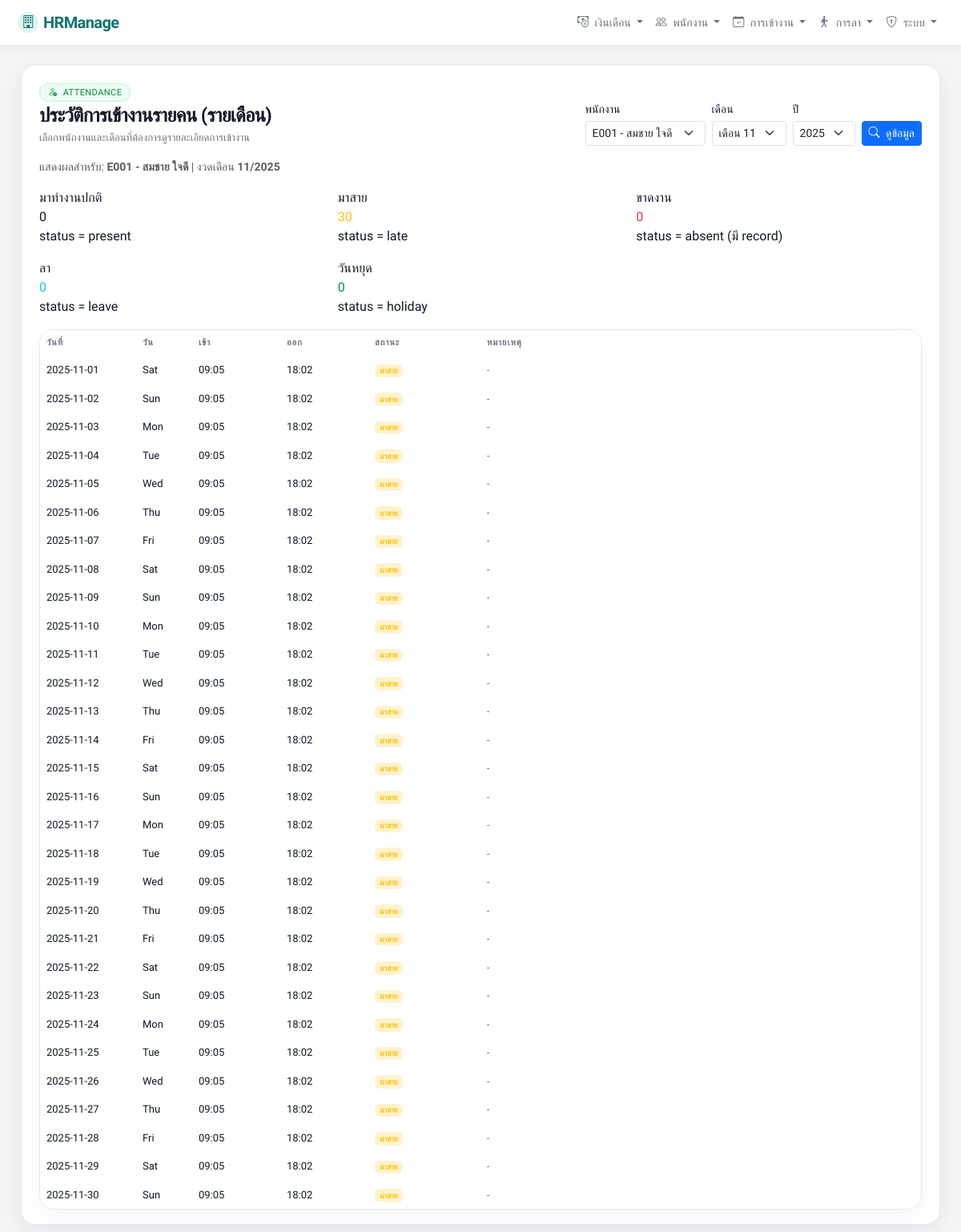
Screenshot of /hr/attendance/employee-month/ (signed in) with the database file from the repository.
### app_hr/models.py (models this page shows, shortened)
class Employee(models.Model):
    STATUS_CHOICES = (
        ('active', 'ทำงานอยู่'),
        ('inactive', 'ออกแล้ว'),
    )
    user = models.OneToOneField(
        User,
        on_delete=models.SET_NULL,
        null=True,
        blank=True,
        related_name='employee_profile',
        verbose_name="เชื่อมกับ User (สำหรับให้ล็อกอินดูสลิป)"
    )
    address = models.TextField(
        blank=True,
        null=True,
        verbose_name="ที่อยู่ติดต่อ"
    )
    phone_number = models.CharField(
        max_length=20,
        blank=True,
        null=True,
        verbose_name="เบอร์โทรศัพท์"
    )
    code = models.CharField(max_length=50, unique=True, verbose_name="รหัสพนักงาน")
    first_name = models.CharField(max_length=100, verbose_name="ชื่อ")
    last_name = models.CharField(max_length=100, verbose_name="นามสกุล")
    position = models.CharField(max_length=100, blank=True, null=True, verbose_name="ตำแหน่ง")
    department = models.CharField(max_length=100, blank=True, null=True, verbose_name="แผนก")
    hire_date = models.DateField(blank=True, null=True, verbose_name="วันที่เริ่มงาน")
    status = models.CharField(max_length=20, choices=STATUS_CHOICES, default='active')
    base_salary = models.DecimalField(
        max_digits=10,
        decimal_places=2,
        default=0,
        verbose_name="ฐานเงินเดือน / เดือน"
    )
    bank_name = models.CharField(max_length=100, blank=True, null=True, verbose_name="ธนาคาร")
    bank_account_no = models.CharField(max_length=50, blank=True, null=True, verbose_name="เลขบัญชี")
    citizen_id = models.CharField(max_length=20, blank=True, null=True, verbose_name="เลขบัตรประชาชน")

class AttendanceRecord(models.Model):
    STATUS_CHOICES = (
        ('present', 'มาทำงาน'),
        ('late', 'มาสาย'),
        ('absent', 'ขาด'),
        ('leave', 'ลา'),
        ('holiday', 'วันหยุด'),
    )
    SOURCE_CHOICES = (
        ('csv', 'นำเข้าจาก CSV'),
        ('manual', 'กรอกด้วยมือ'),
    )
    employee = models.ForeignKey(Employee, on_delete=models.CASCADE, related_name='attendances')
    work_date = models.DateField()
    check_in = models.TimeField(blank=True, null=True)
    check_out = models.TimeField(blank=True, null=True)
    status = models.CharField(max_length=20, choices=STATUS_CHOICES, default='present')
    source = models.CharField(max_length=20, choices=SOURCE_CHOICES, default='manual')
    remark = models.CharField(max_length=255, blank=True, null=True)
    created_at = models.DateTimeField(auto_now_add=True)
    class Meta:
        unique_together = ('employee', 'work_date')
        ordering = ['-work_date', 'employee__code']

### app_hr/views.py (the view)
# urls.py: path('attendance/employee-month/', views.attendance_employee_month_view, name='attendance_employee_month'),
@hr_required
def attendance_employee_month_view(request):
    employees = Employee.objects.order_by('code')
    if not employees.exists():
        messages.warning(request, "ยังไม่มีข้อมูลพนักงานในระบบ")
        return render(request, "app_hr/attendance_employee_month.html", {
            "employees": [],
        })
    today = timezone.localdate()
    try:
        month = int(request.GET.get("month", today.month))
        year = int(request.GET.get("year", today.year))
    except ValueError:
        month = today.month
        year = today.year
    emp_code = request.GET.get("emp")
    if emp_code:
        employee = get_object_or_404(Employee, code=emp_code)
    else:
        employee = employees.first()
    first_day = date(year, month, 1)
    last_day = date(year, month, calendar.monthrange(year, month)[1])
    qs = AttendanceRecord.objects.filter(
        employee=employee,
        work_date__range=(first_day, last_day),
    ).order_by('work_date')
    records = list(qs)
    record_map = {r.work_date: r for r in records}
    days = []
    cur = first_day
    while cur <= last_day:
        days.append({
            "date": cur,
            "record": record_map.get(cur),
        })
        cur += timedelta(days=1)
    present_count = sum(1 for r in records if r.status == "present")
    late_count = sum(1 for r in records if r.status == "late")
    absent_count = sum(1 for r in records if r.status == "absent")
    leave_count = sum(1 for r in records if r.status == "leave")
    holiday_count = sum(1 for r in records if r.status == "holiday")
    context = {
        "employees": employees,
        "employee": employee,
        "month": month,
        "year": year,
        "months": list(range(1, 13)),
        "years": [today.year - 1, today.year, today.year + 1],
        "days": days,
        "present_count": present_count,
        "late_count": late_count,
        "absent_count": absent_count,
        "leave_count": leave_count,
        "holiday_count": holiday_count,
    }
    return render(request, "app_hr/attendance_employee_month.html", context)

### app_hr/views.py (called while the page is built)
def hr_required(view_func):
    decorated_view_func = login_required(
        user_passes_test(
            lambda u: u.is_staff or u.is_superuser,
        )(view_func)
    )
    return decorated_view_func

### app_hr/templates/app_hr/attendance_employee_month.html (shortened to what this page needs)
{% extends "app_hr/hr_base.html" %}
{% load humanize %}
{% block content %}
<div class="card-soft mb-3">
  <div class="card-soft-inner">
    <div class="d-flex flex-column flex-md-row justify-content-between gap-3 mb-3">
      <div>
        <span class="badge-pill pill-success mb-1">
          <i class="bi bi-person-check me-1"></i> Attendance
        </span>
        <div class="page-title mb-0">
          ประวัติการเข้างานรายคน (รายเดือน)
        </div>
        <div class="page-subtitle">
          เลือกพนักงานและเดือนที่ต้องการดูรายละเอียดการเข้างาน
        </div>
      </div>
      <form method="get" class="d-flex flex-column flex-md-row gap-2 align-items-md-end">
        <div>
          <label class="form-label small mb-1">พนักงาน</label>
          <select name="emp" class="form-select form-select-sm">
            {% for emp in employees %}
              <option value="{{ emp.code }}"
                      {% if employee and emp.code == employee.code %}selected{% endif %}>
                {{ emp.code }} - {{ emp.first_name }} {{ emp.last_name }}
              </option>
            {% endfor %}
          </select>
        </div>
        <div>
          <label class="form-label small mb-1">เดือน</label>
          <select name="month" class="form-select form-select-sm">
            {% for m in months %}
              <option value="{{ m }}" {% if m == month %}selected{% endif %}>
                เดือน {{ m }}
              </option>
            {% endfor %}
          </select>
        </div>
        <div>
          <label class="form-label small mb-1">ปี</label>
          <select name="year" class="form-select form-select-sm">
            {% for y in years %}
              <option value="{{ y }}" {% if y == year %}selected{% endif %}>
                {{ y }}
              </option>
            {% endfor %}
          </select>
        </div>
        <div>
          <button type="submit" class="btn btn-primary btn-sm">
            <i class="bi bi-search me-1"></i> ดูข้อมูล
          </button>
        </div>
      </form>
    </div>
    {% if employee %}
      <div class="mb-3 small text-muted">
        แสดงผลสำหรับ:
        <strong>{{ employee.code }} - {{ employee.first_name }} {{ employee.last_name }}</strong>
        | งวดเดือน <strong>{{ month }}/{{ year }}</strong>
      </div>
    {% endif %}
    <div class="row g-3 mb-3">
      <div class="col-md-6 col-lg-4">
        <div class="metric-card">
          <div class="metric-label">มาทำงานปกติ</div>
          <div class="metric-value">{{ present_count|default:0|intcomma }}</div>
          <div class="metric-sub">status = present</div>
        </div>
      </div>
      <div class="col-md-6 col-lg-4">
        <div class="metric-card">
          <div class="metric-label">มาสาย</div>
          <div class="metric-value text-warning">{{ late_count|default:0|intcomma }}</div>
          <div class="metric-sub">status = late</div>
        </div>
      </div>
      <div class="col-md-6 col-lg-4">
        <div class="metric-card">
          <div class="metric-label">ขาดงาน</div>
          <div class="metric-value text-danger">{{ absent_count|default:0|intcomma }}</div>
          <div class="metric-sub">status = absent (มี record)</div>
        </div>
      </div>
      <div class="col-md-6 col-lg-4">
        <div class="metric-card">
          <div class="metric-label">ลา</div>
          <div class="metric-value text-info">{{ leave_count|default:0|intcomma }}</div>
          <div class="metric-sub">status = leave</div>
        </div>
      </div>
      <div class="col-md-6 col-lg-4">
        <div class="metric-card">
          <div class="metric-label">วันหยุด</div>
          <div class="metric-value text-success">{{ holiday_count|default:0|intcomma }}</div>
          <div class="metric-sub">status = holiday</div>
        </div>
      </div>
    </div>
    <div class="table-shell">
      <div class="table-responsive">
        <table class="table table-borderless mb-0 align-middle">
          <thead>
            <tr>
              <th style="width: 120px;">วันที่</th>
              <th style="width: 70px;">วัน</th>
              <th style="width: 110px;">เข้า</th>
              <th style="width: 110px;">ออก</th>
              <th style="width: 140px;">สถานะ</th>
              <th>หมายเหตุ</th>
            </tr>
          </thead>
          <tbody>
            {% for d in days %}
              {% with rec=d.record %}
              <tr>
                <td>{{ d.date|date:"Y-m-d" }}</td>
                <td>{{ d.date|date:"D" }}</td>
                <td>
                  {% if rec and rec.check_in %}
                    {{ rec.check_in|time:"H:i" }}
                  {% else %}
                    -
                  {% endif %}
                </td>
                <td>
                  {% if rec and rec.check_out %}
                    {{ rec.check_out|time:"H:i" }}
                  {% else %}
                    -
                  {% endif %}
                </td>
                <td>
                  {% if rec %}
                    {% if rec.status == 'present' %}
                      <span class="badge bg-success-subtle text-success">
                        {{ rec.get_status_display }}
                      </span>
                    {% elif rec.status == 'late' %}
                      <span class="badge bg-warning-subtle text-warning">
                        {{ rec.get_status_display }}
                      </span>
                    {% elif rec.status == 'absent' %}
                      <span class="badge bg-danger-subtle text-danger">
                        {{ rec.get_status_display }}
                      </span>
                    {% elif rec.status == 'leave' %}
                      <span class="badge bg-info-subtle text-info">
                        {{ rec.get_status_display }}
                      </span>
                    {% elif rec.status == 'holiday' %}
                      <span class="badge bg-secondary-subtle text-secondary">
                        {{ rec.get_status_display }}
                      </span>
                    {% else %}
                      {{ rec.get_status_display }}
                    {% endif %}
                  {% else %}
                    <span class="text-muted small">ไม่มีบันทึก</span>
                  {% endif %}
                </td>
                <td>
                  {% if rec and rec.remark %}
                    {{ rec.remark }}
                  {% else %}
                    <span class="text-muted small">-</span>
                  {% endif %}
                </td>
              </tr>
              {% endwith %}
            {% empty %}
              <tr>
                <td colspan="6" class="text-center text-muted py-3">
                  ยังไม่มีข้อมูลการเข้างานสำหรับเดือนนี้
                </td>
              </tr>
            {% endfor %}
          </tbody>
        </table>
      </div>
    </div>
  </div>
</div>
{% endblock %}

### app_hr/templates/app_hr/hr_base.html (shortened to what this page needs)
<!doctype html>
<html lang="th">
<head>
  <link href="https://cdn.jsdelivr.net/npm/bootstrap@5.3.3/dist/css/bootstrap.min.css" rel="stylesheet">
  <link href="https://cdn.jsdelivr.net/npm/bootstrap-icons@1.11.3/font/bootstrap-icons.css" rel="stylesheet">
</head>
<body>
<nav class="navbar navbar-expand-lg hr-navbar">
  <div class="container-fluid" style="max-width:1180px;">
    <a class="navbar-brand" href="{% url 'app_hr:payroll_dashboard' %}">
      <span class="navbar-brand-icon">
        <i class="bi bi-building"></i>
      </span>
      HRManage
    </a>
    <div class="collapse navbar-collapse" id="hrNavbar">
      <ul class="navbar-nav ms-auto mb-2 mb-lg-0">
        <li class="nav-item dropdown">
          <a class="nav-link dropdown-toggle" href="#" role="button" data-bs-toggle="dropdown" aria-expanded="false">
            <i class="bi bi-cash-coin me-1"></i> เงินเดือน
          </a>
        </li>
        <li class="nav-item dropdown">
          <a class="nav-link dropdown-toggle" href="#" role="button" data-bs-toggle="dropdown" aria-expanded="false">
            <i class="bi bi-people me-1"></i> พนักงาน
          </a>
        </li>
        <li class="nav-item dropdown">
          <a class="nav-link dropdown-toggle" href="#" role="button" data-bs-toggle="dropdown" aria-expanded="false">
            <i class="bi bi-calendar-check me-1"></i> การเข้างาน
          </a>
        </li>
        <li class="nav-item dropdown">
          <a class="nav-link dropdown-toggle" href="#" role="button" data-bs-toggle="dropdown" aria-expanded="false">
            <i class="bi bi-person-walking me-1"></i> การลา
          </a>
            {% if request.user.is_superuser %}
              <li class="nav-item dropdown">
                <a class="nav-link dropdown-toggle {% if request.resolver_match.url_name == 'system_reset' %}active{% endif %}"
                  href="#"
                  id="navSystemAdminDropdown"
                  role="button"
                  data-bs-toggle="dropdown"
                  aria-expanded="false">
                  <i class="bi bi-shield-lock me-1"></i> ระบบ
                </a>
              </li>
            {% endif %}
        </li>
      </ul>
    </div>
  </div>
</nav>
<div class="page-shell">
  {% block content %}{% endblock %}
</div>
</body>
</html>

### app_hr/templates/app_hr/hr_base.html (style rules this page uses)
:root { --brand: #0f766e; --brand-soft: #e0f2f1; --bg: #f3f4f6; --card: #ffffff; --border-soft: #e5e7eb; --text-main: #111827; --text-muted: #6b7280; }
* { box-sizing: border-box; }
body { min-height: 100vh; margin: 0; background: var(--bg); color: var(--text-main); font-family: "Prompt", system-ui, -apple-system, BlinkMacSystemFont, "Segoe UI", sans-serif; }
.hr-navbar { background: #ffffff; border-bottom: 1px solid var(--border-soft); box-shadow: 0 4px 12px rgba(15, 23, 42, 0.04); }
.hr-navbar .navbar-brand { font-weight: 700; letter-spacing: -0.03em; color: var(--brand); display: flex; align-items: center; gap: 6px; }
.hr-navbar .navbar-brand-icon { width: 26px; height: 26px; border-radius: 999px; background: var(--brand-soft); display: inline-flex; align-items: center; justify-content: center; color: var(--brand); font-size: 16px; }
.hr-navbar .nav-link { font-size: 14px; color: var(--text-muted); }
.page-shell { max-width: 1180px; margin: 0 auto; padding: 16px 16px 32px; }
@media (min-width: 768px) { .page-shell { padding-top: 24px; } }
.card-soft { background: var(--card); border-radius: 18px; border: 1px solid var(--border-soft); box-shadow: 0 10px 30px rgba(15, 23, 42, 0.06); }
.card-soft-inner { padding: 18px 18px 16px; }
@media (min-width: 768px) { .card-soft-inner { padding: 20px 22px 18px; } }
.badge-pill { border-radius: 999px; padding: 4px 10px; font-size: 11px; letter-spacing: 0.04em; text-transform: uppercase; }
.pill-success { background: #ecfdf5; color: #15803d; border: 1px solid #bbf7d0; }
.page-title { font-weight: 700; letter-spacing: -0.03em; font-size: clamp(18px, 2.4vw, 24px); margin-bottom: 4px; color: var(--text-main); }
.page-subtitle { color: var(--text-muted); font-size: 13px; }
.table-shell { border-radius: 18px; border: 1px solid var(--border-soft); background: #ffffff; overflow: hidden; box-shadow: 0 8px 26px rgba(15, 23, 42, 0.04); }
.table thead { background: #f9fafb; }
.table thead th { border-bottom-color: var(--border-soft) !important; font-size: 11px; text-transform: uppercase; letter-spacing: 0.08em; color: var(--text-muted); white-space: nowrap; }
.table tbody td { border-color: #f3f4f6; font-size: 13px; color: var(--text-main); vertical-align: middle; }

### rows the page displays
Employee: code "E001", first_name "สมชาย", last_name "ใจดี"
AttendanceRecord: date "2025-11-01", date "Sat", record.check_in "09:05", record.check_out "18:02", record.status "มาสาย"
AttendanceRecord: date "2025-11-02", date "Sun", record.check_in "09:05", record.check_out "18:02", record.status "มาสาย"
AttendanceRecord: date "2025-11-03", date "Mon", record.check_in "09:05", record.check_out "18:02", record.status "มาสาย"
AttendanceRecord: date "2025-11-04", date "Tue", record.check_in "09:05", record.check_out "18:02", record.status "มาสาย"
AttendanceRecord: date "2025-11-05", date "Wed", record.check_in "09:05", record.check_out "18:02", record.status "มาสาย"
AttendanceRecord: date "2025-11-06", date "Thu", record.check_in "09:05", record.check_out "18:02", record.status "มาสาย"
AttendanceRecord: date "2025-11-07", date "Fri", record.check_in "09:05", record.check_out "18:02", record.status "มาสาย"
AttendanceRecord: date "2025-11-08", date "Sat", record.check_in "09:05", record.check_out "18:02", record.status "มาสาย"
AttendanceRecord: date "2025-11-09", date "Sun", record.check_in "09:05", record.check_out "18:02", record.status "มาสาย"
AttendanceRecord: date "2025-11-10", date "Mon", record.check_in "09:05", record.check_out "18:02", record.status "มาสาย"
AttendanceRecord: date "2025-11-11", date "Tue", record.check_in "09:05", record.check_out "18:02", record.status "มาสาย"
AttendanceRecord: date "2025-11-12", date "Wed", record.check_in "09:05", record.check_out "18:02", record.status "มาสาย"
AttendanceRecord: date "2025-11-13", date "Thu", record.check_in "09:05", record.check_out "18:02", record.status "มาสาย"
AttendanceRecord: date "2025-11-14", date "Fri", record.check_in "09:05", record.check_out "18:02", record.status "มาสาย"
AttendanceRecord: date "2025-11-15", date "Sat", record.check_in "09:05", record.check_out "18:02", record.status "มาสาย"
AttendanceRecord: date "2025-11-16", date "Sun", record.check_in "09:05", record.check_out "18:02", record.status "มาสาย"
AttendanceRecord: date "2025-11-17", date "Mon", record.check_in "09:05", record.check_out "18:02", record.status "มาสาย"
AttendanceRecord: date "2025-11-18", date "Tue", record.check_in "09:05", record.check_out "18:02", record.status "มาสาย"
AttendanceRecord: date "2025-11-19", date "Wed", record.check_in "09:05", record.check_out "18:02", record.status "มาสาย"
AttendanceRecord: date "2025-11-20", date "Thu", record.check_in "09:05", record.check_out "18:02", record.status "มาสาย"
AttendanceRecord: date "2025-11-21", date "Fri", record.check_in "09:05", record.check_out "18:02", record.status "มาสาย"
AttendanceRecord: date "2025-11-22", date "Sat", record.check_in "09:05", record.check_out "18:02", record.status "มาสาย"
AttendanceRecord: date "2025-11-23", date "Sun", record.check_in "09:05", record.check_out "18:02", record.status "มาสาย"
AttendanceRecord: date "2025-11-24", date "Mon", record.check_in "09:05", record.check_out "18:02", record.status "มาสาย"
AttendanceRecord: date "2025-11-25", date "Tue", record.check_in "09:05", record.check_out "18:02", record.status "มาสาย"
AttendanceRecord: date "2025-11-26", date "Wed", record.check_in "09:05", record.check_out "18:02", record.status "มาสาย"
AttendanceRecord: date "2025-11-27", date "Thu", record.check_in "09:05", record.check_out "18:02", record.status "มาสาย"
AttendanceRecord: date "2025-11-28", date "Fri", record.check_in "09:05", record.check_out "18:02", record.status "มาสาย"
AttendanceRecord: date "2025-11-29", date "Sat", record.check_in "09:05", record.check_out "18:02", record.status "มาสาย"
AttendanceRecord: date "2025-11-30", date "Sun", record.check_in "09:05", record.check_out "18:02", record.status "มาสาย"

### other values shown
{{ month }} "11"
{{ year }} "2025"
{{ present_count|default:0|intcomma }} "0"
{{ late_count|default:0|intcomma }} "30"
{{ absent_count|default:0|intcomma }} "0"
{{ leave_count|default:0|intcomma }} "0"
{{ holiday_count|default:0|intcomma }} "0"
form field emp "E001 - สมชาย ใจดี"
form field year "2025"
